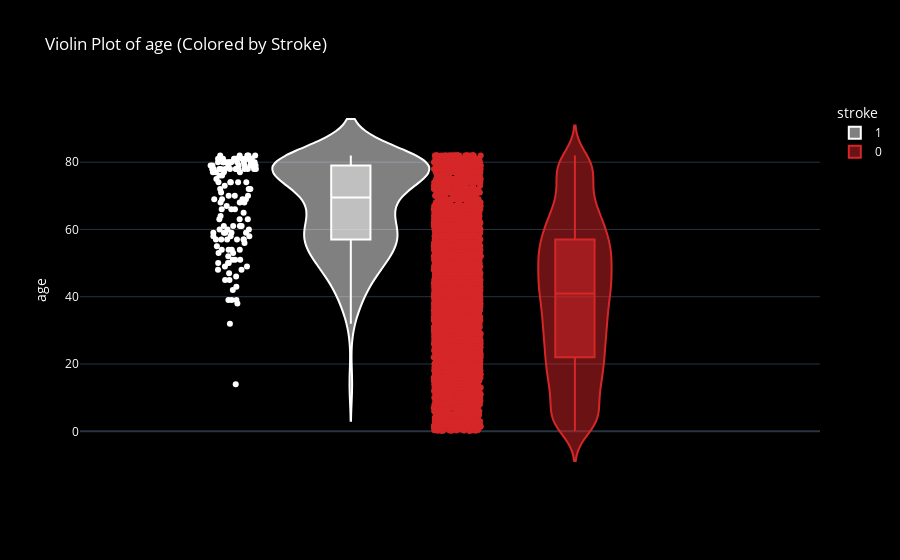

Here is the notebook cell this chart was saved with:
### Markdown cell above
#### Violin Plots for Numeric Features (Colored by Stroke)

- **Violin plots** were generated for **`age`**, **`avg_glucose_level`**, and **`bmi`**.
- Data is **split** and **colored** based on **stroke occurrence**:
  - **White** represents patients **without a stroke**.
  - **Red** represents patients **with a stroke**.
- **Box plots** and **individual points** were added for more detailed insights.
- This helps visualize **distribution patterns** and **outliers** between stroke groups.

### Code cell
for col in numeric_cols:
    fig = px.violin(df, y=col, color="stroke", box=True, points="all",
                    title=f"Violin Plot of {col} (Colored by Stroke)",
                    color_discrete_sequence=["#ffffff", "#d62728"])  # White = No Stroke, Red = Stroke

    fig.update_layout(
        template="plotly_dark",
        plot_bgcolor="black",
        paper_bgcolor="black",
        font=dict(color="white")
    )
    
    fig.show()

### Figure 1 — Plotly figure (JSON) as saved in the notebook; plotly's stock layout.template omitted (floating-point values rounded to 4 significant figures; data arrays with more than 128 entries replaced by an {"elided": "..."} marker saying what was removed)
{"data": [{"alignmentgroup": "True", "box": {"visible": true}, "hovertemplate": "stroke=1<br>age=%{y}<extra></extra>", "legendgroup": "1", "marker": {"color": "#ffffff"}, "name": "1", "offsetgroup": "1", "orientation": "v", "points": "all", "scalegroup": "True", "showlegend": true, "type": "violin", "x0": " ", "xaxis": "x", "y": {"elided": "136 float values"}, "y0": " ", "yaxis": "y"}, {"alignmentgroup": "True", "box": {"visible": true}, "hovertemplate": "stroke=0<br>age=%{y}<extra></extra>", "legendgroup": "0", "marker": {"color": "#d62728"}, "name": "0", "offsetgroup": "0", "orientation": "v", "points": "all", "scalegroup": "True", "showlegend": true, "type": "violin", "x0": " ", "xaxis": "x", "y": {"elided": "4093 float values"}, "y0": " ", "yaxis": "y"}], "layout": {"font": {"color": "white"}, "legend": {"title": {"text": "stroke"}, "tracegroupgap": 0}, "paper_bgcolor": "black", "plot_bgcolor": "black", "title": {"text": "Violin Plot of age (Colored by Stroke)"}, "violinmode": "group", "xaxis": {"anchor": "y", "domain": [0, 1]}, "yaxis": {"anchor": "x", "domain": [0, 1], "title": {"text": "age"}}}}
